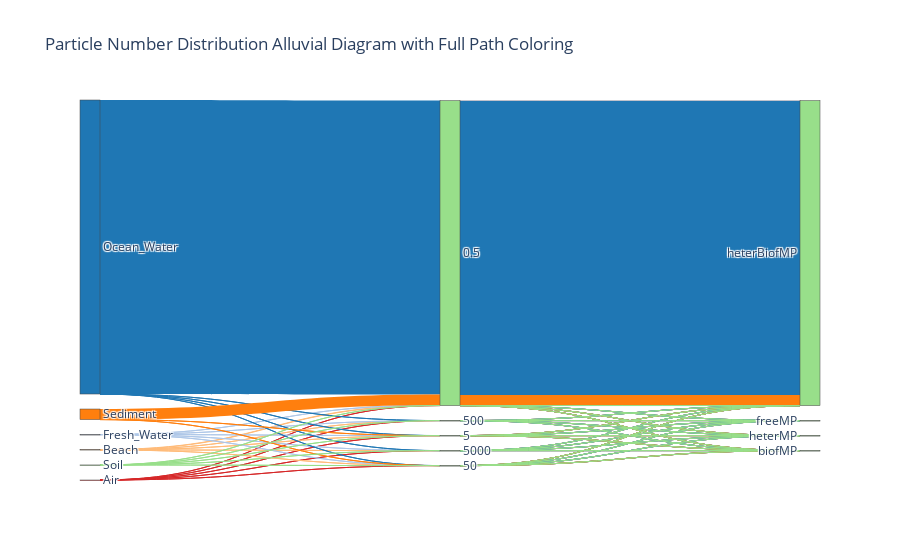

Notebook code cell kept with this figure:
### Code cell
import pandas as pd
import plotly.graph_objects as go
import matplotlib.pyplot as plt

# Define grouping of compartments
compartment_group_map = {
    "Air": "Air",
    "Ocean_Surface_Water": "Ocean_Water",
    "Ocean_Mixed_Water": "Ocean_Water",
    "Ocean_Column_Water": "Ocean_Water",
    "Coast_Surface_Water": "Ocean_Water",
    "Coast_Column_Water": "Ocean_Water",
    "Surface_Freshwater": "Fresh_Water",
    "Bulk_Freshwater": "Fresh_Water",
    "Background_Soil_Surface": "Soil",
    "Background_Soil": "Soil",
    "Impacted_Soil_Surface": "Soil",
    "Impacted_Soil": "Soil",
    "Sediment_Coast": "Sediment",
    "Sediment_Freshwater": "Sediment",
    "Sediment_Ocean": "Sediment",
    "Beaches_Soil_Surface": "Beach",
    "Beaches_Soil": "Beach",
    # Add more mappings as needed
}

# Copy and prepare data
table_x = processor.Results_extended.copy()
table_x["Compartment"] = table_x["Compartment"].map(compartment_group_map)

# Create unique list of all nodes
labels = pd.unique(table_x[['Compartment', 'Size_Fraction_um', 'MP_Form']].values.ravel())
label_to_index = {label: i for i, label in enumerate(labels)}

# Assign colors to compartments
unique_compartments = table_x['Compartment'].unique()
color_palette = plt.cm.tab20.colors  # 20 distinct colors
compartment_colors = {
    comp: f"rgb({int(r*255)}, {int(g*255)}, {int(b*255)})"
    for comp, (r, g, b, *_) in zip(unique_compartments, color_palette)
}

# Group flows: Compartment → Size_Fraction
comp_size = table_x.groupby(["Compartment", "Size_Fraction_um"])["number_fraction"].sum().reset_index()

# Group flows: Compartment + Size_Fraction → MP_Form
# Join Compartment info into size_agg to retain origin color
joined = table_x.groupby(["Compartment", "Size_Fraction_um", "MP_Form"])["number_fraction"].sum().reset_index()

# Init Sankey components
source = []
target = []
value = []
link_colors = []
node_color_map = {}

# Compartment → Size_Fraction
for _, row in comp_size.iterrows():
    src = row['Compartment']
    tgt = row['Size_Fraction_um']
    mass = row['number_fraction']
    color = compartment_colors[src]

    source.append(label_to_index[src])
    target.append(label_to_index[tgt])
    value.append(mass)
    link_colors.append(color)

    # Track node colors
    node_color_map[src] = color
    node_color_map[tgt] = color  # assign based on last compartment (could be overwritten)

# Size_Fraction → MP_Form (with compartment info for coloring)
for _, row in joined.iterrows():
    comp = row['Compartment']
    src = row['Size_Fraction_um']
    tgt = row['MP_Form']
    mass = row['number_fraction']
    color = compartment_colors[comp]

    source.append(label_to_index[src])
    target.append(label_to_index[tgt])
    value.append(mass)
    link_colors.append(color)

    # Track color
    node_color_map[tgt] = color

# Assign final node colors
node_colors = [node_color_map.get(label, "lightgray") for label in labels]

# Sankey plot
fig = go.Figure(data=[go.Sankey(
    node=dict(
        pad=15,
        thickness=20,
        label=labels.tolist(),
        color=node_colors
    ),
    link=dict(
        source=source,
        target=target,
        value=value,
        color=link_colors
    )
)])

fig.update_layout(title_text="Particle Number Distribution Alluvial Diagram with Full Path Coloring", font_size=12)
fig.show()

### Figure 1 — Plotly figure (JSON) as saved in the notebook; plotly's stock layout.template omitted (floating-point values rounded to 4 significant figures; data arrays with more than 128 entries replaced by an {"elided": "..."} marker saying what was removed)
{"data": [{"link": {"color": {"elided": "150 str values"}, "source": {"elided": "150 int values"}, "target": {"elided": "150 int values"}, "value": {"elided": "150 float values"}}, "node": {"color": ["rgb(31, 119, 180)", "rgb(152, 223, 138)", "rgb(152, 223, 138)", "rgb(152, 223, 138)", "rgb(152, 223, 138)", "rgb(152, 223, 138)", "rgb(152, 223, 138)", "rgb(152, 223, 138)", "rgb(152, 223, 138)", "rgb(152, 223, 138)", "rgb(174, 199, 232)", "rgb(255, 127, 14)", "rgb(255, 187, 120)", "lightgray", "rgb(152, 223, 138)", "rgb(214, 39, 40)"], "label": ["Ocean_Water", 0.5, "freeMP", 5, 50, 500, 5000, "heterMP", "biofMP", "heterBiofMP", "Fresh_Water", "Sediment", "Beach", null, "Soil", "Air"], "pad": 15, "thickness": 20}, "type": "sankey"}], "layout": {"font": {"size": 12}, "title": {"text": "Particle Number Distribution Alluvial Diagram with Full Path Coloring"}}}
